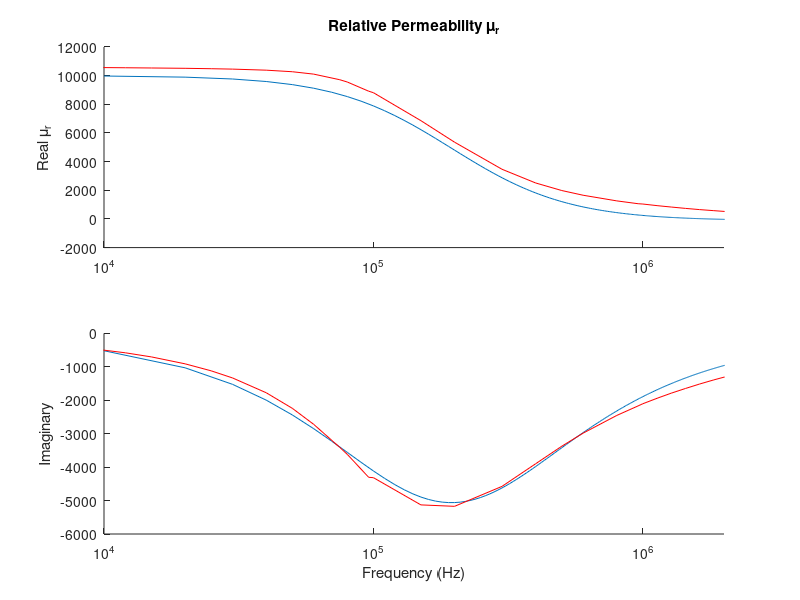
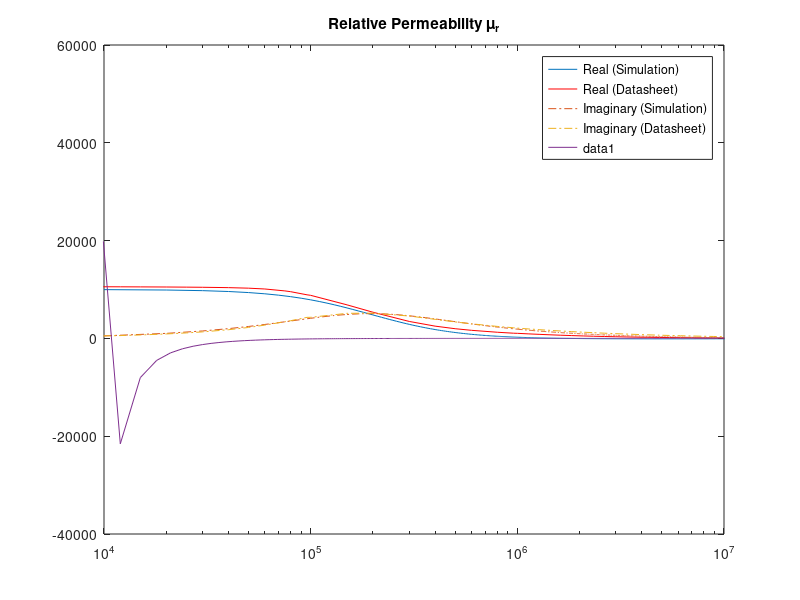
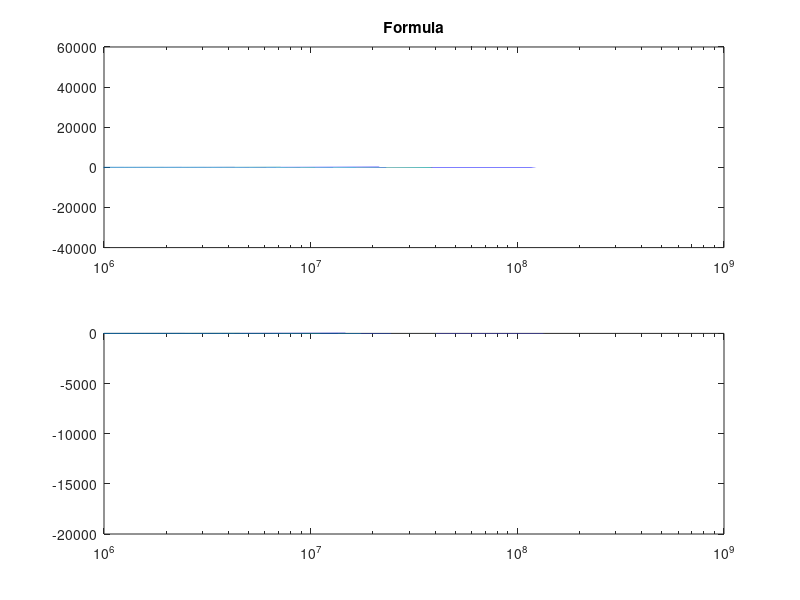

Reproduce these figures in MATLAB, in order.
clc;clear all;

fi=fopen('Permeability.txt');
l=fgetl(fi);
in=1;
while ischar(l)
%for kj=1:81
    %%disp(l);
    text{in}=l;
    data{in}=sscanf(text{in},'%f (%f,%f)');
    f(in)=(data{in}(1));
    eps(in)=data{in}(2)+1i*data{in}(3);
    
    l=fgetl(fi);
    in=in+1;
end

epsr=0.9999;
a0=1e-2;%0.1mm
c0=2.99792458e8;%Speed of Light (m/s)
f0=c0/a0;%3000GHz
t0=1/f0;%0.33e-12 (s)
mu0=4*pi*(1e-7);% (H/m)
eps0=8.854187817e-12;% (F/m)
I0=1;
E0=I0/(a0*eps0*c0);
D0=I0/(a0*c0);
B0=I0/(a0*eps0*c0*c0);
H0=I0/(a0);
sigmaD0=(epsr*eps0*c0)/a0;
J0=I0/(a0*a0);
u0=(I0*I0)/(eps0*c0*c0*a0*a0);
S0=(I0*I0)/(eps0*c0*a0*a0);
Sc0=1/(c0);
sig0=-20;


figure;
fdata=[1000,2000,3000,4000,8000,10000,12000,15000,20000,25000,30000,40000,50000,60000,75000,80000,96000,100000,150000,200000,300000,400000,500000,600000,800000,960000,1000000,1137137,1274275,1438450,1623777,1832981,2084351,2335721,2636651,2976351,3359818,3792690,4281332,4868464,5455595,6158482,6951928,7847600,8923800,10000000];
muredata=[10645.6132900000,10615.7137400000,10600.4558900000,10588.2058700000,10566.9610700000,10562.5965000000,10550.3503700000,10534.2909700000,10511.8581200000,10483.3333400000,10455.5688100000,10381.6845200000,10272.9184600000,10106.1882500000,9714.59266900000,9554.00022600000,8914.62151900000,8809.17242500000,6859.02588800000,5356.50053100000,3466.60912500000,2509.42420600000,1981.99317800000,1653.79743600000,1259.89804500000,1061.94435800000,1039.71574800000,921.731119300000,830.272918200000,736.042665000000,651.396975700000,577.613199300000,501.648967800000,445.436779500000,389.427157200000,340.949677100000,297.778927600000,260.157345700000,226.241196700000,196.013417100000,172.718377000000,149.043074900000,129.745046100000,112.942358600000,97.9382173800000,86.5638240400000];
muimdata=[253.852268500000,226.074739600000,240.928212700000,269.680112600000,420.349094000000,501.445173000000,580.251521400000,703.380303600000,910.425579500000,1120.16008100000,1332.71255700000,1775.31979800000,2241.36105700000,2719.66949700000,3410.37939800000,3618.92417300000,4304.31495800000,4315.37839400000,5129.34009300000,5172.35110400000,4575.54022900000,3898.79388100000,3374.31137400000,2983.65236200000,2453.70814500000,2168.65609600000,2103.25394200000,1931.01903200000,1787.88868700000,1647.75656600000,1514.22011300000,1390.88856500000,1270.26340100000,1169.77709400000,1067.60990700000,974.786626800000,888.046742400000,806.937314600000,733.896914500000,660.333778100000,601.248498000000,543.010068900000,490.624234300000,442.324718400000,394.992484200000,356.844963000000];

subplot(2,1,1);hold on;
semilogx(f/(a0/(1e-2)),real(eps));
semilogx(fdata,muredata,'r');xlim([1e4 .2e7]);
title('Relative Permeability \mu_r')
ylabel('Real \mu_r')

subplot(2,1,2);hold on;
semilogx(f/(a0/(1e-2)),imag(eps));
semilogx(fdata,-muimdata,'r');xlim([1e4 .2e7]);

xlabel('Frequency (Hz)')
ylabel('Imaginary')

figure;
semilogx(f/(a0/(1e-2)),real(eps));
hold on;
semilogx(fdata,muredata,'r');
xlim([1e4 1e7]);
title('Relative Permeability \mu_r')
semilogx(f/(a0/(1e-2)),-imag(eps),'-.');
semilogx(fdata,muimdata,'-.');
legend('Real (Simulation)','Real (Datasheet)','Imaginary (Simulation)','Imaginary (Datasheet)');
% muinf=1;gamma=.01/(8*4*pi*pi*pi*pi*pi);fn=0.01/(4*pi*pi);
% f=0:1e-7:(1/3);
% fi=f*(4*pi*pi);
% sigma=-100*(4*pi*pi);
% kwi=(fn.*fn-fi.*fi-1i.*gamma.*fi);
% b0=1.0;
% kwi2=(fi.*fi.*b0.*b0)./kwi;
% mur=muinf+(sigma.*fn.*fn)./(kwi-kwi2);
b0=1e-2;
hold on;
fn=(5.8)*(1e-5);
sigma=1e4;
muinf=1;gamma=-(.33e-2)/(2*pi);
f=0:1e-7:(1/30);
fi=f;
kwi=(fn.*fn-fi.*fi-1i.*gamma.*fi);
kwi2=(fi.*fi.*b0.*b0)./kwi;
mur=muinf+(sigma.*fn.*fn)./(kwi-kwi2);
hold on;
semilogx(f*f0,real(mur));

figure;
subplot(2,1,1);semilogx(f*f0,real(mur));title('Formula');xlim([10e5 1e9]);
subplot(2,1,2);semilogx(f*f0,imag(mur));xlim([10e5 1e9]);

f=1e3:1e3:1e9;
nomf=((f)./(0.2e6));
cf=(1+nomf.*nomf);
mur2=mu0+((10000*mu0)./cf)-(1i.*nomf.*(10000*mu0))./cf;


% figure;
% subplot(2,1,1);hold on;
% f=0:1e-7:(1/30);
% loglog(f*f0,real(mur));title('Formula');xlim([1e3 100e5]);
% f=1e3:1e3:1e9;
% loglog(f,real(mur2)/mu0,'r');title('Literature');xlim([1e3 100e5]);
% subplot(2,1,2);hold on;
% f=0:1e-7:(1/30);
% loglog(f*f0,imag(mur));xlim([1e3 100e5]);
% f=1e3:1e3:1e9;
% loglog(f,imag(mur2)/mu0,'r');xlim([1e3 100e5]);

